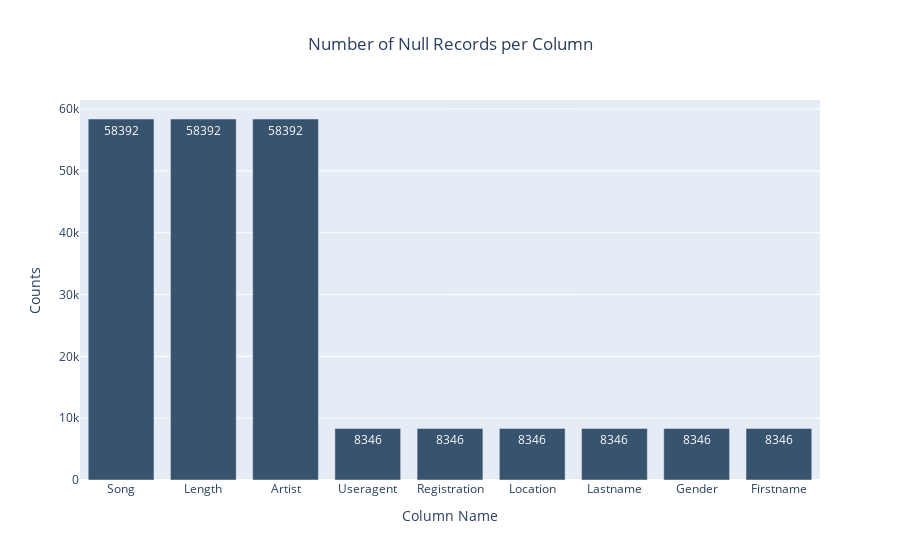
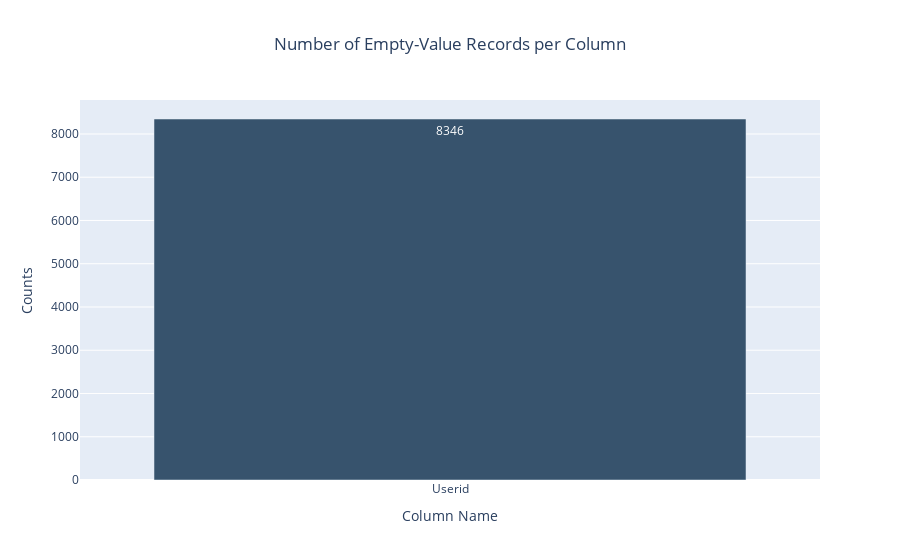

The notebook cell these images were saved under, in order:
### Markdown cell above
### Filtering Empty Users

Here, we plot a bar chart of Null and empty entries for each column of the data. As indicted in the figures, there is no null userIds and there are some empty UserIds, considered as non-registered users, that we remove them in the next step.

### Code cell
def plot(df, missing_type='Null'):
    """Create a bar chart of the number of missing records of either 'Null' or 'Empty-Value' value
    in each column.

    Args:
        df (DataFrame): PySpark DataFrame object
        missing_type (string): can be either 'Null' or 'Empty-Value'
    Returns:
        None
    """
    
    # Convert the PySpark DataFrame to a Pandas DataFrame for plotting
    df = df.toPandas()
    
    # Filter columns with missing records and sort in descending order
    df = df.iloc[0].loc[df.iloc[0] > 0].sort_values(ascending=False)

    # Prepare data for plotting
    x = [name.replace('_', ' ').capitalize() for name in df.index]
    y = df.values

    # Create a bar plot using Plotly
    fig = go.Figure(data=[go.Bar(x=x, y=y, text=y, marker_color='rgb(55, 83, 109)', textposition='auto',
                                 hovertext=["Missing Records in the `{}` column: {}".format(bar, count) for bar, count in zip(x, y)],
                                 hoverinfo="text")])

    # Customize the plot layout
    fig.update_layout(
        title=go.layout.Title(text="Number of {} Records per Column".format(missing_type), x=0.5),
        xaxis=go.layout.XAxis(title=go.layout.xaxis.Title(text="Column Name")),
        yaxis=go.layout.YAxis(title=go.layout.yaxis.Title(text="Counts"))
    )

    # Show the plot
    fig.show()

def plot_missing_values(df):
    """Create a bar chart of the number of missing records in each column and return
    a list of columns with missing values.

    Args:
        df (DataFrame): PySpark DataFrame object

    Returns:
        list: List of column names with missing values
    """
    # Calculate the count of missing records in each column
    null_counts = [count(when(col(c).isNull(), c)).alias(c) for c in df.columns]
    empty_value_counts = [count(when(col(c)=="", c)).alias(c) for c in df.columns]
    
    df_null_counts = df.select(null_counts)
    df_empty_value_counts = df.select(empty_value_counts)

    # plot
    plot(df_null_counts, 'Null')
    plot(df_empty_value_counts, 'Empty-Value')

    # Get a list of columns with missing values
    df_null = df_null_counts.toPandas()
    df_empty_value = df_empty_value_counts.toPandas()
    
    columns_with_null_values = df_null.columns[df_null.astype(bool).sum() > 0].tolist()
    columns_with_empty_values = df_empty_value.columns[df_empty_value.astype(bool).sum() > 0].tolist()
    
    return columns_with_null_values, columns_with_empty_values

columns_with_null_values, columns_with_empty_values = plot_missing_values(sparkify_event)

columns_with_null_values, columns_with_empty_values

### Figure 1 — Plotly figure (JSON) as saved in the notebook; plotly's stock layout.template omitted (floating-point values rounded to 4 significant figures)
{"data": [{"hoverinfo": "text", "hovertext": ["Missing Records in the `Song` column: 58392", "Missing Records in the `Length` column: 58392", "Missing Records in the `Artist` column: 58392", "Missing Records in the `Useragent` column: 8346", "Missing Records in the `Registration` column: 8346", "Missing Records in the `Location` column: 8346", "Missing Records in the `Lastname` column: 8346", "Missing Records in the `Gender` column: 8346", "Missing Records in the `Firstname` column: 8346"], "marker": {"color": "rgb(55, 83, 109)"}, "text": [58392, 58392, 58392, 8346, 8346, 8346, 8346, 8346, 8346], "textposition": "auto", "type": "bar", "x": ["Song", "Length", "Artist", "Useragent", "Registration", "Location", "Lastname", "Gender", "Firstname"], "y": [58392, 58392, 58392, 8346, 8346, 8346, 8346, 8346, 8346]}], "layout": {"title": {"text": "Number of Null Records per Column", "x": 0.5}, "xaxis": {"title": {"text": "Column Name"}}, "yaxis": {"title": {"text": "Counts"}}}}

### Figure 2 — Plotly figure (JSON) as saved in the notebook; plotly's stock layout.template omitted (floating-point values rounded to 4 significant figures)
{"data": [{"hoverinfo": "text", "hovertext": ["Missing Records in the `Userid` column: 8346"], "marker": {"color": "rgb(55, 83, 109)"}, "text": [8346], "textposition": "auto", "type": "bar", "x": ["Userid"], "y": [8346]}], "layout": {"title": {"text": "Number of Empty-Value Records per Column", "x": 0.5}, "xaxis": {"title": {"text": "Column Name"}}, "yaxis": {"title": {"text": "Counts"}}}}
